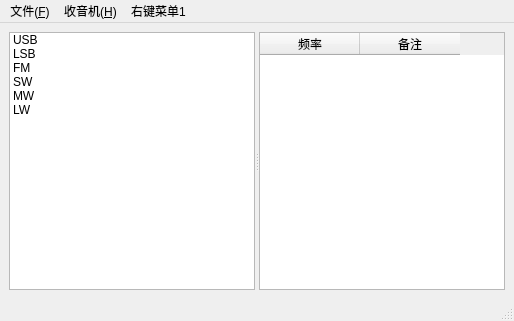
<?xml version="1.0" encoding="UTF-8"?>
<ui version="4.0">
 <class>TBOOKMARKS</class>
 <widget class="QMainWindow" name="TBOOKMARKS">
  <property name="geometry">
   <rect>
    <x>0</x>
    <y>0</y>
    <width>514</width>
    <height>321</height>
   </rect>
  </property>
  <property name="windowTitle">
   <string>书签管理器</string>
  </property>
  <widget class="QWidget" name="centralwidget">
   <layout class="QVBoxLayout" name="verticalLayout">
    <item>
     <widget class="QSplitter" name="splitter">
      <property name="orientation">
       <enum>Qt::Horizontal</enum>
      </property>
      <widget class="QListWidget" name="listWidget">
       <property name="contextMenuPolicy">
        <enum>Qt::CustomContextMenu</enum>
       </property>
       <item>
        <property name="text">
         <string>USB</string>
        </property>
       </item>
       <item>
        <property name="text">
         <string>LSB</string>
        </property>
       </item>
       <item>
        <property name="text">
         <string>FM</string>
        </property>
       </item>
       <item>
        <property name="text">
         <string>SW</string>
        </property>
       </item>
       <item>
        <property name="text">
         <string>MW</string>
        </property>
       </item>
       <item>
        <property name="text">
         <string>LW</string>
        </property>
       </item>
      </widget>
      <widget class="QTableWidget" name="tableWidget_2">
       <column>
        <property name="text">
         <string>频率</string>
        </property>
       </column>
       <column>
        <property name="text">
         <string>备注</string>
        </property>
       </column>
      </widget>
     </widget>
    </item>
   </layout>
  </widget>
  <widget class="QMenuBar" name="menubar">
   <property name="geometry">
    <rect>
     <x>0</x>
     <y>0</y>
     <width>514</width>
     <height>23</height>
    </rect>
   </property>
   <widget class="QMenu" name="menu_F">
    <property name="title">
     <string>文件(&amp;F)</string>
    </property>
    <addaction name="action_I"/>
    <addaction name="action_E"/>
   </widget>
   <widget class="QMenu" name="menu_1">
    <property name="title">
     <string>右键菜单1</string>
    </property>
    <addaction name="action_N"/>
    <addaction name="action_R"/>
    <addaction name="separator"/>
    <addaction name="action_D"/>
   </widget>
   <widget class="QMenu" name="menu_H">
    <property name="title">
     <string>收音机(&amp;H)</string>
    </property>
    <addaction name="action_U"/>
    <addaction name="action_D_2"/>
   </widget>
   <addaction name="menu_F"/>
   <addaction name="menu_H"/>
   <addaction name="menu_1"/>
  </widget>
  <widget class="QStatusBar" name="statusbar"/>
  <action name="action_I">
   <property name="text">
    <string>导入(&amp;I)</string>
   </property>
  </action>
  <action name="action_E">
   <property name="text">
    <string>导出(&amp;E)</string>
   </property>
  </action>
  <action name="action_R">
   <property name="text">
    <string>重命名(&amp;R)</string>
   </property>
  </action>
  <action name="action_N">
   <property name="text">
    <string>新建(&amp;N)</string>
   </property>
  </action>
  <action name="action_D">
   <property name="text">
    <string>删除(&amp;D)</string>
   </property>
  </action>
  <action name="action_D_2">
   <property name="text">
    <string>下载(&amp;D)</string>
   </property>
  </action>
  <action name="action_U">
   <property name="text">
    <string>上传(&amp;U)</string>
   </property>
  </action>
  <action name="action_A">
   <property name="text">
    <string>添加当前电台(&amp;A)</string>
   </property>
   <property name="toolTip">
    <string>添加当前电台(A)</string>
   </property>
  </action>
 </widget>
 <resources/>
 <connections/>
</ui>
